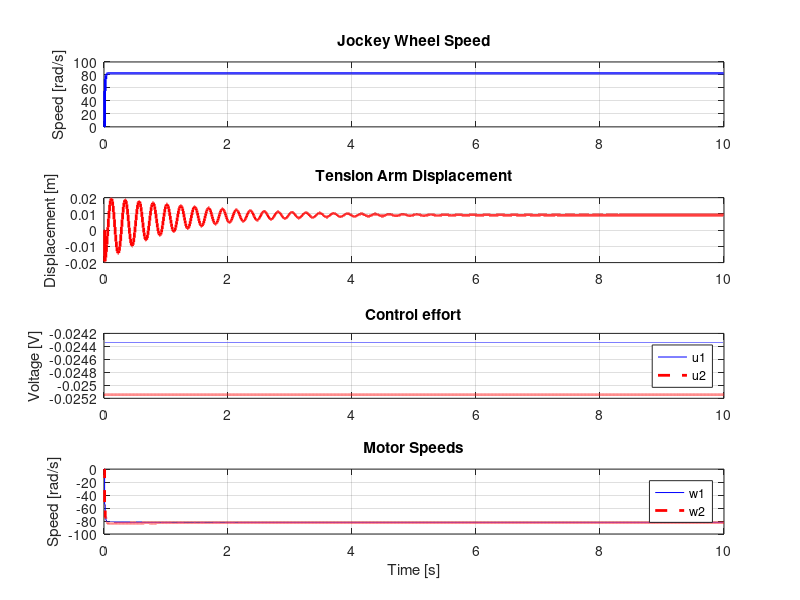
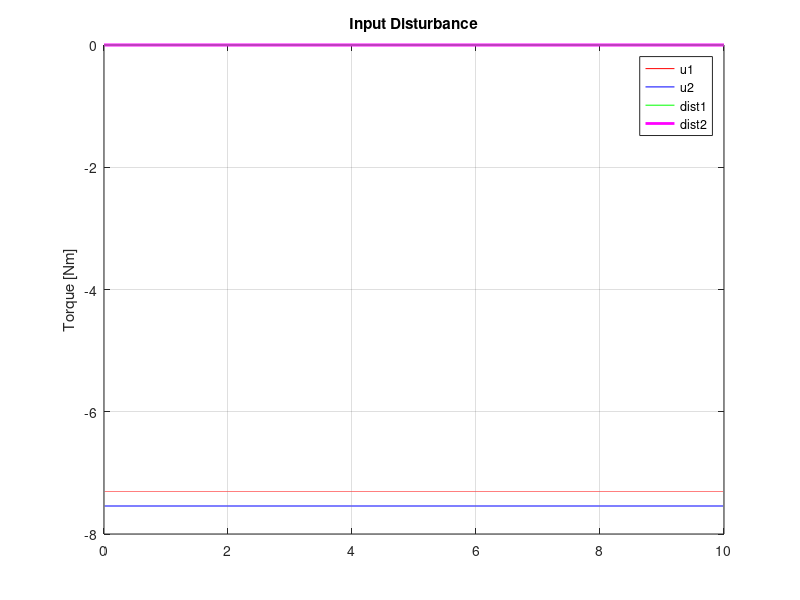

These charts were generated, in order, by the following MATLAB code:
clear;
load('result_data.mat')
y1 = -y(:,1);
y2 = -y(:,2);
u1 = u(:,1);
u2 = u(:,2);

w1 = x(:,1);
w2 = x(:,2);

% Input after amplifier
ug1 = u_gain(:,1);
ug2 = u_gain(:,2);

% Input disturbance
dist1 = dist(:,1);
dist2 = dist(:,2);

figure(10)
subplot(411)
plot(time,y1,'b', 'LineWidth',2)
grid
title('Jockey Wheel Speed')
ylabel('Speed [rad/s]')

subplot(412)
plot(time,y2,'r', 'LineWidth',2)
grid
title('Tension Arm Displacement')
ylabel('Displacement [m]')

subplot(413)
plot(time,u1,'b', time, u2, '--r', 'LineWidth',2)
%axis([0 Tsim -11 11])
title('Control effort')
legend('u1', 'u2');
grid
ylabel('Voltage [V]')

subplot(414)
plot(time,w1,'b', time, w2, '--r', 'LineWidth',2)
%axis([0 Tsim -11 11])
title('Motor Speeds')
legend('w1', 'w2');
xlabel('Time [s]')
ylabel('Speed [rad/s]')
grid

%% Input Disturbance
figure(11)
plot(time, ug1, 'r', time, ug2, 'b', time, dist1, 'g', time, dist2, 'm', 'LineWidth', 2);
legend('u1', 'u2', 'dist1', 'dist2');
title('Input Disturbance')
ylabel('Torque [Nm]')
grid
